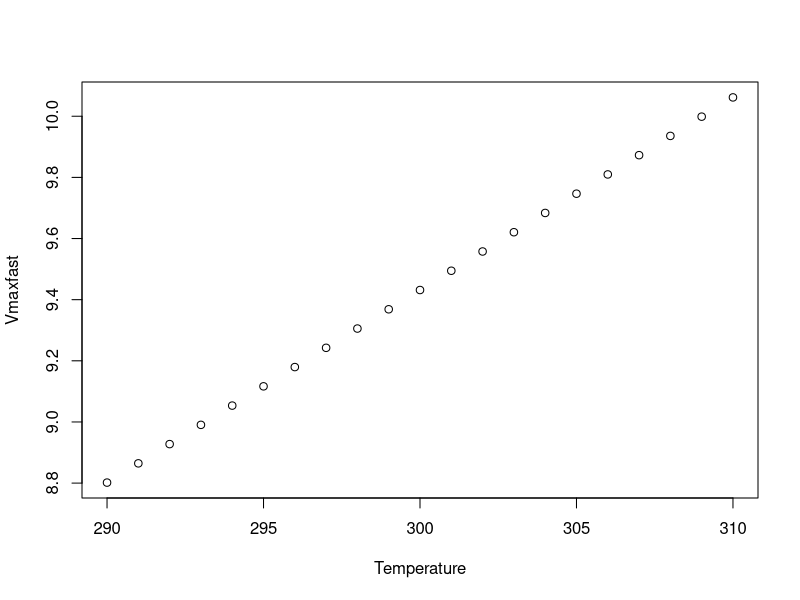
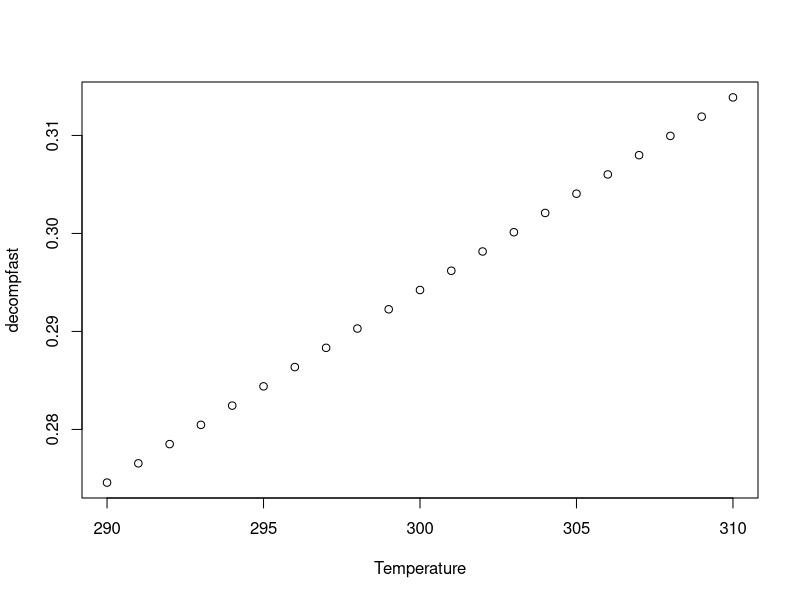
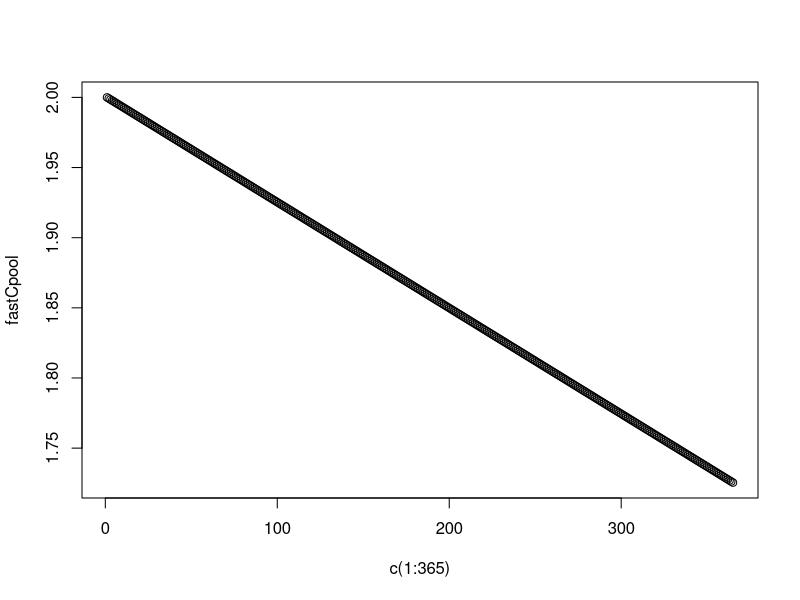
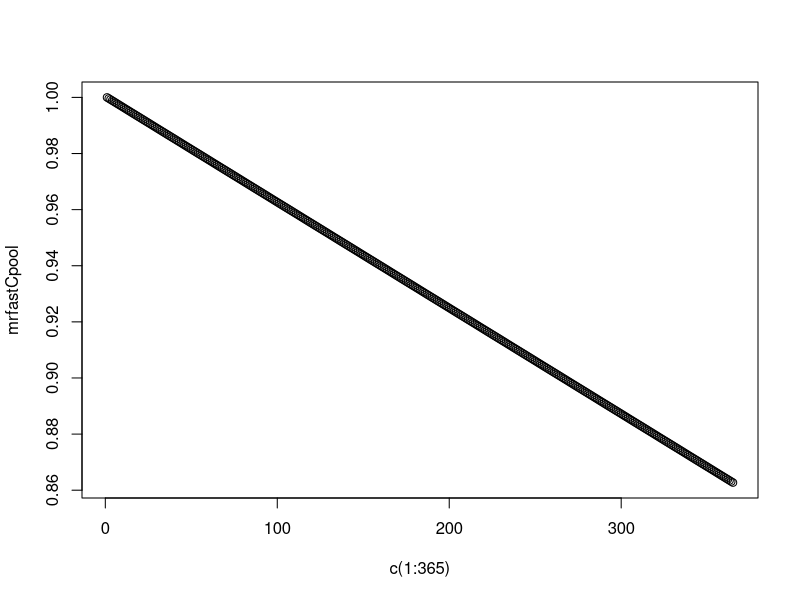

The R script that drew these images, in order:
# New model for phytotron experiment

# Parameters - not all used, params df copied from CORPSE script
Tref=293.15
Rugas=8.314472
initc <- c(2, 3, 1)
theta <- 0.33
thetasat <- 0.46
chem_types<-c('Fast','Slow','Necro')
params<-data.frame(
  "Vmaxref_Fast" = 9.0,
  "Vmaxref_Slow" = 0.25,
  "Vmaxref_Necro"= 4.5,
  "Ea_Fast" = 5e3,
  "Ea_Slow" = 30e3,
  "Ea_Necro"= 3e3,
  "kC_Fast" = 0.01,
  "kC_Slow" = 0.01,
  "kC_Necro"= 0.01,
  "gas_diffusion_exp" = 0.6,
  "minMicrobeC" = 1e-3,
  "Tmic"= 0.25,
  "et" = 0.6,
  "eup_Fast" = 0.6,
  "eup_Slow"= 0.1,
  "eup_Necro" = 0.6,
  "tProtected" = 100.0,
  "frac_N_turnover_min" = 0.2,
  "protection_rate_Fast" = 6, # was 0.7
  "protection_rate_Slow" = 3, # was 0.001
  "protection_rate_Necro" = 4.0,
  "nup_Fast" = 0.3,
  "nup_Slow" = 0.3,
  "nup_Necro" = 0.3,
  "CN_Microbe" = 7,
  "max_immobilization_rate" = 3.65,
  "substrate_diffusion_exp" = 1.5,
  "new_resp_units" = TRUE,
  "iN_loss_rate" = 5.0,
  "frac_turnover_slow" = 0.2
)

# Function to calculate Vmax - copied from CORPSE script

##Function to calculate Vmax of microbial decomposition 
##Vmax function, normalized to Tref=293.15 (T is in Kelvin)
Vmax<-function (T,params,Tref=293.15,Rugas=8.314472) {
  # Fast<-params$Vmaxref_Fast*exp(-params$Ea_Fast*(1.0/(Rugas*T)-1.0/(Rugas*Tref)))
  # Slow<-params$Vmaxref_Slow*exp(-params$Ea_Slow*(1.0/(Rugas*T)-1.0/(Rugas*Tref)))
  # Necro<-params$Vmaxref_Necro*exp(-params$Ea_Necro*(1.0/(Rugas*T)-1.0/(Rugas*Tref)))
  # Vmax<-data.frame(Fast,Slow,Necro)
  Vmax<-data.frame(params[paste('Vmaxref_',chem_types,sep='')]*exp(-params[paste('Ea_',chem_types,sep='')]*(1.0/(Rugas*T)-1.0/(Rugas*Tref))))
  names(Vmax)<-chem_types
  return(Vmax)
}


# Testing Vmax ~ temperature
temp <- matrix(0, ncol = 4, nrow = 21)
colnames(temp) <- c("Temperature", "Vmaxfast", "Vmaxslow", "Vmaxnecro")
temp[,1] <- c(290:310)

for (i in 1:length(temp[,1])) {
  temp[i,2] <- Vmax(temp[i,1], params, Tref=293.15, Rugas=8.314472)[[1]]
  temp[i,3] <- Vmax(temp[i,1], params, Tref=293.15, Rugas=8.314472)[[2]]
  temp[i,4] <- Vmax(temp[i,1], params, Tref=293.15, Rugas=8.314472)[[3]]
}
temp <- as.data.frame((temp))
plot(Vmaxfast ~ Temperature, data = temp) 
# Question 1: Should Vmax be linear with temperature?


# Testing decomposition rate (k) using CORPSE equation from tutorial, with 
# Vmax, kC, theta, and thetasat as constants
temp$decompfast <- temp$Vmaxfast * (
                    ((theta / thetasat)^3) *
                    ((1 - (theta / thetasat))^2.5) *
                    (initc[1] * (initc[1] / (initc[1] + params$kC_Fast)))
                   )

plot(decompfast ~ Temperature, data = temp) 
# showing decomposition rate as a linear transformation of Vmax....
# Question 2: Should decomp simply be a linear combination of Vmax and theta?

# Modeling daily decomposition as a fraction of annual k - annual k / 365
dayconvert <- 1/364
fastCpool <- as.vector(initc[1]) 
for (i in 1:364) {
  c <- fastCpool[i] - (temp$decompfast[1] * dayconvert)
  fastCpool <- c(fastCpool, c)
}
plot(fastCpool ~ c(1:365)) # plot daily pool size
result <- paste("Annual loss is",
                signif(temp$decompfast[1], 3),
                "kg C and cumulative daily loss is", 
                signif(initc[1] - tail(fastCpool, n = 1), 3),
                "kf C. With",
                signif(((tail(fastCpool, n = 1) / fastCpool[1]) * 100), 3), 
                "% of initial C remaining"
                )
result
mrfastCpool <- fastCpool / fastCpool[1] 
plot(mrfastCpool ~ c(1:365)) # plot % mass remaining
# C pool decays linearly, both as mass loss and % mass remaining
# Question 3: If decomposition rate is a function of pool size and the step is daily, 
# should we be calculating decomp rate daily, instead of dividing annual decomp by 365?


# Modeling daily decomposition rate, based on daily C pool size





